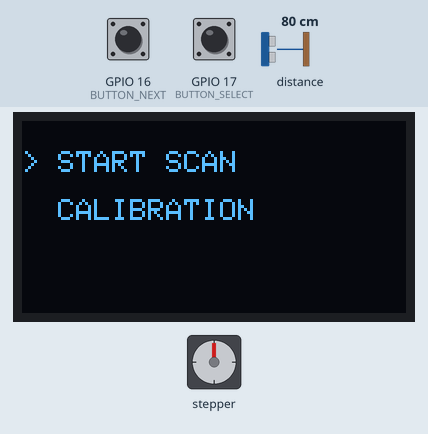
Bench run of a sketch on a simulated ESP32. Parts: 128×64 one-colour display, stepper motor. The test bench sets the inputs (shaded band); at power-on: GPIO 17 (BUTTON_SELECT) HIGH, distance to the obstacle 80 cm, GPIO 16 (BUTTON_NEXT) HIGH. Storage starts empty; stepper angles assume 2048 steps per turn; what the sketch prints to the serial monitor is not drawn.

Above: at 1.3 s.
1.4 s: GPIO 17 (BUTTON_SELECT) pulled LOW for 0.15 s
At 4.3 s:
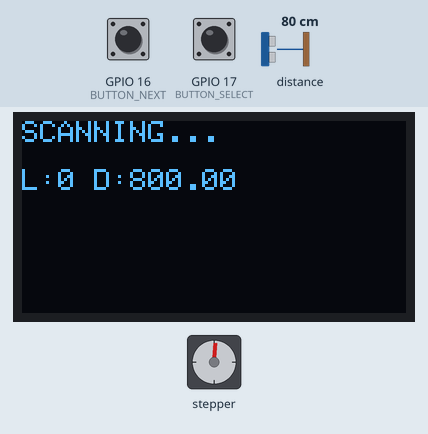
4.5 s: distance to the obstacle set to 2 cm
At 7.3 s:
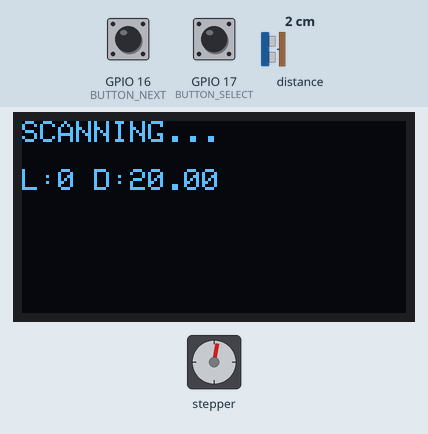
7.5 s: distance to the obstacle set to 4 cm
At 9.9 s:
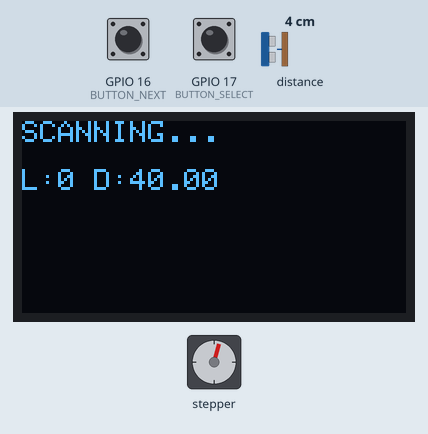
10.5 s: distance to the obstacle set to 9 cm
At 15.2 s:
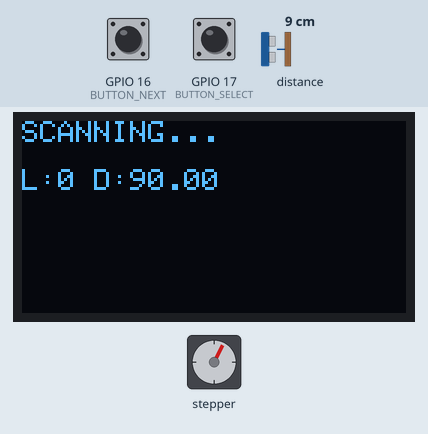
Timing chart, 0 to 23.7 s (numbered marks = the images above; inputs shaded):
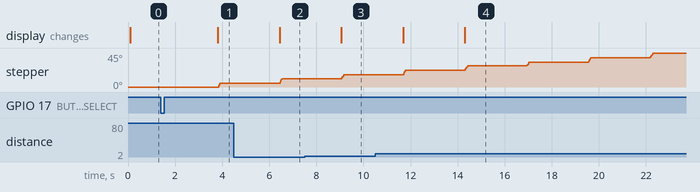

Measured:
- after the input at 4.5 s, the display: changes after 1.9 s (image 2)
- after the input at 7.5 s, the display: changes after 1.6 s (image 3)
- after the input at 10.5 s, the display: first changes after 1.2 s (image 4 shows a later state)

The sketch:

kod_pelny.ino
```cpp
#include <Wire.h>
#include <VL53L1X.h>
#include <SPI.h>
#include <SD.h>
#include <Stepper.h>
#include <Adafruit_GFX.h>
#include <Adafruit_SSD1306.h>


VL53L1X sensor;                               // Utworzenie obiektu czujnika odległości VL53L1X
Adafruit_SSD1306 display(128, 64, &Wire, -1); // Utworzenie obiektu wyświetlacza OLED
File scanFile;                                // Obiekt pliku wykorzystywany do zapisu danych skanu

Stepper motorTable(2048, 25, 27, 26, 14);     // Stół obrotow
Stepper motorZ(2048, 32, 4, 33, 2);           // Oś Z

#define SD_CS 5
#define BUTTON_NEXT 16                        // Pin przycisku zmiany pozycji w menu
#define BUTTON_SELECT 17                      // Pin przycisku wyboru opcji menu

int menuIndex = 0;                            // Aktualnie wybrana pozycja menu

const int POINTS = 64;                        //ilość punktow pomiarowych
const int SAMPLES = 41;                       // ilość pomiarw na punkt
const float SENSOR_TO_CENTER = 113.0;         // Odległość od czujnika do osi stołu


float medianDistance(){
  int values[SAMPLES];

  for (int i = 0; i < SAMPLES; i++){
    values[i] = sensor.read();
    delay(25);
  }

//sortowanie
  for (int i = 0; i < SAMPLES - 1; i++){
    for (int j = i + 1; j < SAMPLES; j++){
      if (values[j] < values[i]){
        int t = values[i];
        values[i] = values[j];
        values[j] = t;
      }
    }
  }
//średnia
return (values[18] + values[19] + values[20] + values[21] + values[22]) / 5.0;
}


void drawMenu(){                          // Funkcja wyświetlająca menu na ekranie OLED
  display.clearDisplay();                 // Wyczyść zawartość ekranu

  display.setTextSize(1);                 // Ustaw rozmiar tekstu na 1
  display.setTextColor(SSD1306_WHITE);    // Ustaw kolor tekstu na biały

  display.setCursor(0, 10);               // Ustaw pozycję kursora (x=0, y=10)

  if(menuIndex == 0){                     // Jeśli wybrana jest pierwsza pozycja menu
    display.println("> START SCAN");      // Wyświetl strzałkę przy START SCAN
    display.println("");                  // Pusta linia dla odstępu
    display.println("  CALIBRATION");     // Wyświetl CALIBRATION bez zaznaczenia
  }
  else{
    display.println("  START SCAN");      // Wyświetl START SCAN bez zaznaczenia
    display.println("");                  // Pusta linia dla odstępu
    display.println("> CALIBRATION");     // Wyświetl strzałkę przy CALIBRATION
  }

  display.display();                      // Wyślij przygotowany obraz na ekran OLED
}


void showScreen(String title, String value){      // Funkcja wyświetlająca komunikat na ekranie OLED
  display.clearDisplay();                         // Wyczyść ekran
  display.setCursor(0,0);                         // Ustaw kursor w lewym górnym rogu
  display.println(title);                         // Wyświetl tytuł komunikatu
  display.println();                              // Dodaj pustą linię
  display.println(value);                         // Wyświetl wartość lub dodatkową informację
  display.display();                              // Zaktualizuj ekran OLED
}


void calibrate(){                                 // Funkcja kalibracji wysokości skanera
while (true){
    float distance = medianDistance();            // Odczytaj przefiltrowaną odległość z czujnika
    showScreen("CALIBRATING", "DIST=" + String(distance));  // Wyświetl aktualną odległość na OLED

    Serial.print("Distance = ");
    Serial.println(distance);                     // Wyświetl zmierzoną odległość

    if (distance < 120){                          // wykrywa stół bliżej na odległości niż 120 mm
        Serial.println("TABLE FOUND");
        break;
    }

    motorZ.step(-4096);

    delay(500);
}
motorZ.step(4096);                                // Podnieś oś Z po zakończeniu kalibracji
Serial.println("CALIBRATION DONE");

drawMenu();                                       //rysujem meni
}


void scanObject(){                                                // Funkcja wykonująca proces skanowania obiektu
  scanFile = SD.open("/pierwszy.txt", FILE_WRITE);                // Otwiera plik do zapisu danych

  if (!scanFile){                                                 // Zabiezpieczenie dla pliku
    Serial.println("FILE ERROR");
    drawMenu();
    return;
  }

  Serial.println("SCAN START");

  for (int layer = 0; layer < 37; layer++){                   // Pętla kolejnych warstw skanowania
    float z = layer * 3.0;                                    // Wysokość aktualnej warstwy [mm]
    float minDistance = 9999;                                 // Najmniejsza odległość w danej warstwie


    for (int point = 0; point < POINTS; point++){             // Pętla punktów pomiarowych
      float distance = medianDistance();                      // Odczytuje filtrowaną odległość

      showScreen("SCANNING...", "L:" + String(layer) + " D:" + String(distance));     // wyświetla status

      if(distance < minDistance){                             // Szukaj najmniejszej odległości
        minDistance = distance;
      }

      float angleDeg = point * (360.0 / POINTS);              // Kąt punktu w stopniach
      float angleRad = angleDeg * PI / 180.0;                 // Zamiana stopni na radiany

      float r = SENSOR_TO_CENTER - distance;

      float x = r * cos(angleRad);                            // Oblicz współrzędnych x i y
      float y = r * sin(angleRad);

      scanFile.print(x, 3);
      scanFile.print(" ");
      scanFile.print(y, 3);                                   //ich zapis do pliku
      scanFile.print(" ");
      scanFile.println(z, 3);

      int stepCount =
        round((point + 1) * 2048.0 / POINTS) -
        round(point * 2048.0 / POINTS);                       // Oblicz liczbę kroków silnika

      motorTable.step(stepCount);                             // Obracamy stół

      delay(100);
    }
    scanFile.flush();                                         // Zapisujemy dane z bufora na kartę SD

    scanFile.close();
    break;
    if(minDistance > 200){                                     // Sprawdzamy czy to jest koniec obiektu
      Serial.println("OBJECT END");
      break;
    }

    motorZ.step(4096);
    delay(400);
  }
  scanFile.close();
  Serial.println("SCAN FINISHED");
  Serial.println("Saved: pierwszy.txt");
  drawMenu();
}


void setup(){
  Serial.begin(115200);
  Wire.begin(21, 22);

//oled
if(!display.begin(SSD1306_SWITCHCAPVCC, 0x3C)){   // Inicjalizacja wyświetlacza OLED
  Serial.println("OLED ERROR");
  while(1);                                       // Zatrzymanie programu
}

display.clearDisplay();
display.display();                                // Wyczysciamy OLED i Wysyłamy pusty obraz na ekran

pinMode(BUTTON_NEXT, INPUT_PULLUP);               // Konfiguracja przycisków
pinMode(BUTTON_SELECT, INPUT_PULLUP);

  if (!sensor.init()){                            // Inicjalizacja czujnika VL53L1X
    Serial.println("VL53L1X ERROR");
    while (1);
  }

  sensor.setDistanceMode(VL53L1X::Short);         // Ustawienie trybu krótkiego zasięgu
  sensor.startContinuous(20);                     // Ciągły pomiar co 20 ms

if (!SD.begin(SD_CS)){                            // Inicjalizacja karty SD

  Serial.println("SD ERROR");
  showScreen("ERROR", "NO SD CARD");

  while(1);
}

  motorTable.setSpeed(8);                         // Ustawienie prędkości silników
  motorZ.setSpeed(8);
  drawMenu();
}

void loop(){
  if (digitalRead(BUTTON_NEXT) == LOW){         // Sprawdzamy czy naciśnięto przycisk "NEXT"
    menuIndex++;

    if(menuIndex > 1){
      menuIndex = 0;
    }
    drawMenu();

    Serial.print("MENU = ");
    Serial.println(menuIndex);

    delay(150);
  }

  if (digitalRead(BUTTON_SELECT) == LOW){      // Sprawdzamy czy naciśnięto przycisk "Select"
    if(menuIndex == 0){
      scanObject();
    }

    if(menuIndex == 1){
      calibrate();
    }

    delay(150);
  }
}
```
